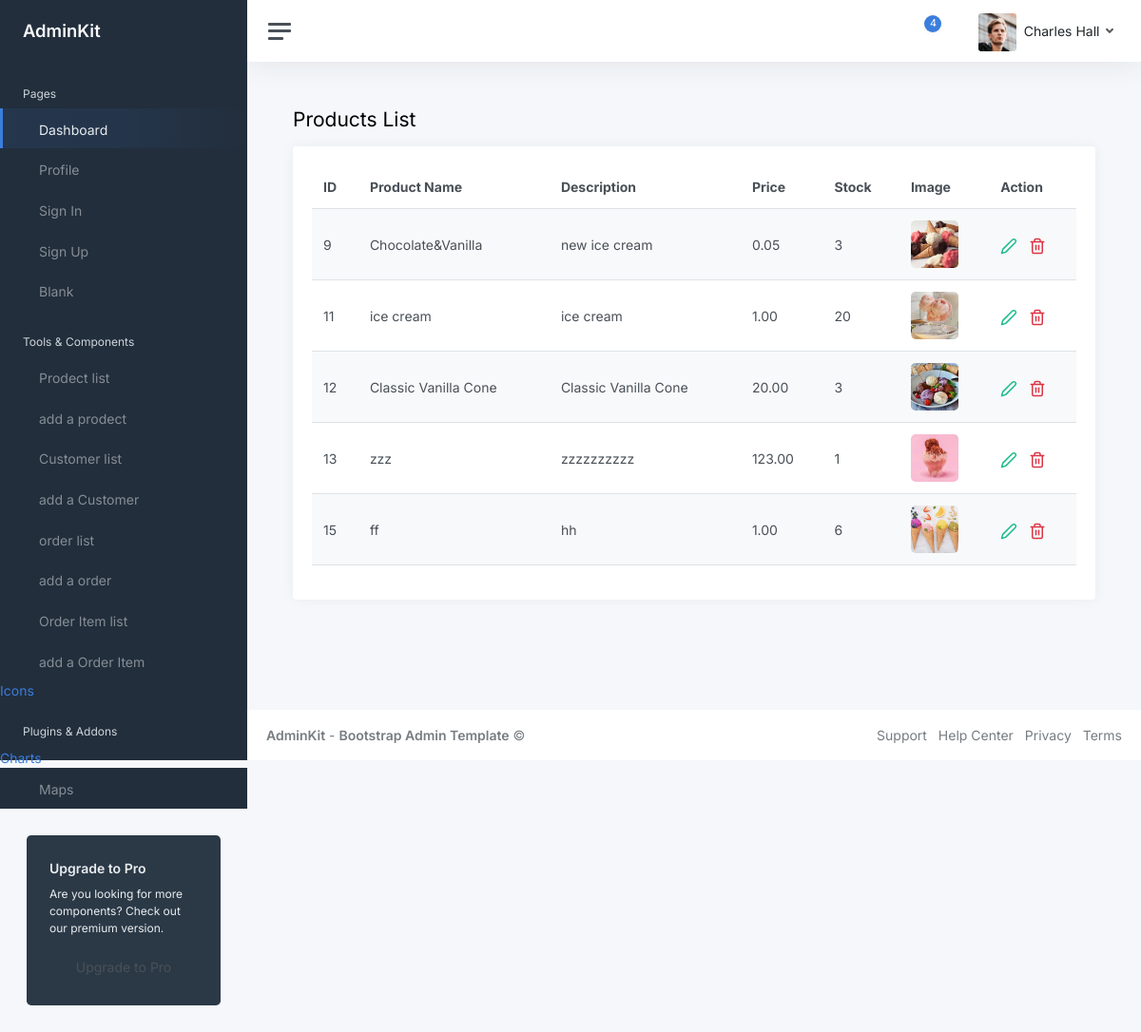
Screenshot of /dashboard/list-products/ (signed in) with the database file from the repository.
### shop/models.py (models this page shows, shortened)
class Product(models.Model):
    ID=models.AutoField(primary_key=True)
    name = models.CharField(max_length=255, verbose_name="Prodect Name ")
    Description = models.TextField()
    price = models.DecimalField(max_digits=10, decimal_places=2)
    Image = models.ImageField(upload_to='products/', null=True, blank=True)
    stock = models.IntegerField(default=0, verbose_name="Stock Quantity")

### shop/views.py (the view)
# urls.py: path('dashboard/list-products/', views.list_product, name='list_product'),
@login_required(login_url='login')
@user_passes_test(is_admin)
def list_product(request):
    product=Product.objects.all()
    return render(request, 'dashboard/listProduct.html',{'all_product':product})

### shop/views.py (called while the page is built)
def is_admin(user):
    return user.is_staff

### shop/templates/dashboard/listProduct.html (shortened to what this page needs)
{% extends "dashboard/base.html" %}
{% block content %}
<main class="content">
    <div class="container-fluid p-0">
        <div class="mb-3">
            <h1 class="h3 d-inline align-middle">Products List</h1>
        </div>
        <div class="card">
            <div class="card-body">
                <table class="table table-striped">
                    <thead>
                        <tr>
                            <th>ID</th>
                            <th>Product Name</th>
                            <th>Description</th>
                            <th>Price</th>
                            <th>Stock</th>
                            <th>Image</th>
                            <th>Action</th>
                        </tr>
                    </thead>
                    <tbody>
                        {% for a in all_product %}
                        <tr>
                            <td>{{a.ID}}</td>
                            <td>{{a.name}}</td>
                            <td>{{a.Description}}</td>
                            <td>{{a.price}}</td>
                            <td>{{a.stock}}</td>
                            <td>
                                {% if a.Image %}
                                    <img src="{{ a.Image.url }}" alt="{{ a.name }}" width="50" height="50" style="object-fit: cover; border-radius: 5px;">
                                {% else %}
                                    <span class="text-muted">No Image</span>
                                {% endif %}
                            </td>
                            <td>
                                <a href="{% url 'edit_a_product' a.ID %}" class="me-2">
                                    <svg xmlns="http://www.w3.org/2000/svg" width="20" height="20" viewBox="0 0 24 24" fill="none" stroke="currentColor" stroke-width="2" stroke-linecap="round" stroke-linejoin="round" class="feather feather-edit-2 align-middle text-success">
                                        <path d="M17 3a2.828 2.828 0 1 1 4 4L7.5 20.5 2 22l1.5-5.5L17 3z"></path>
                                    </svg>
                                </a>
                                <a href="{% url 'delete_product' a.ID %}">
                                </a>
                            </td>
                        </tr>
                        {% endfor %}
                    </tbody>
                </table>
            </div>
        </div>
    </div>
</main>
{% endblock content %}

### rows the page displays
Product: ID "9", name "Chocolate&Vanilla", Description "new ice cream", price "0.05", stock "3", Image (picture)
Product: ID "11", name "ice cream", Description "ice cream", price "1.00", stock "20", Image (picture)
Product: ID "12", name "Classic Vanilla Cone", Description "Classic Vanilla Cone", price "20.00", stock "3", Image (picture)
Product: ID "13", name "zzz", Description "zzzzzzzzzz", price "123.00", stock "1", Image (picture)
Product: ID "15", name "ff", Description "hh", price "1.00", stock "6", Image (picture)
